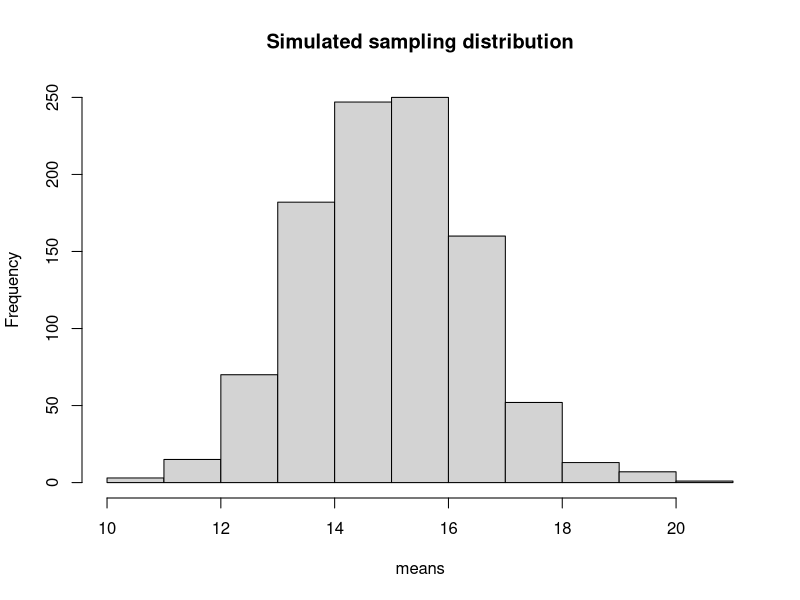
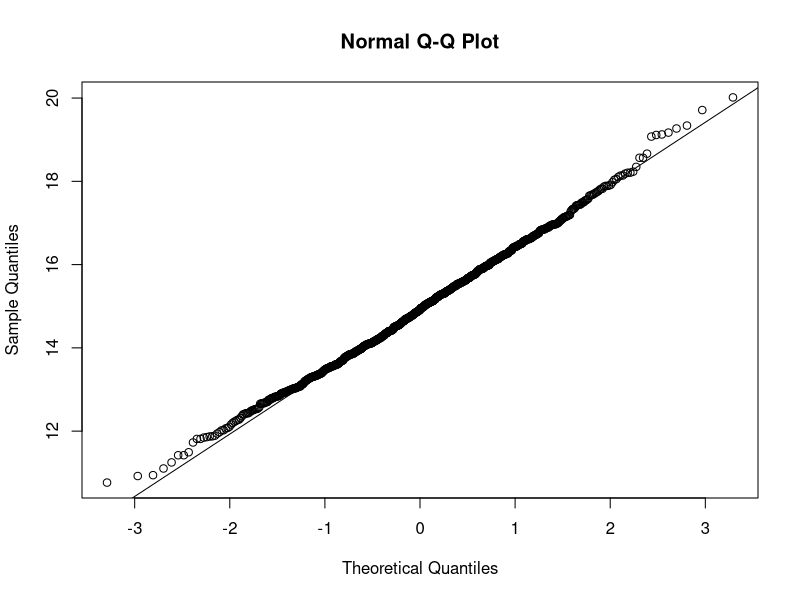
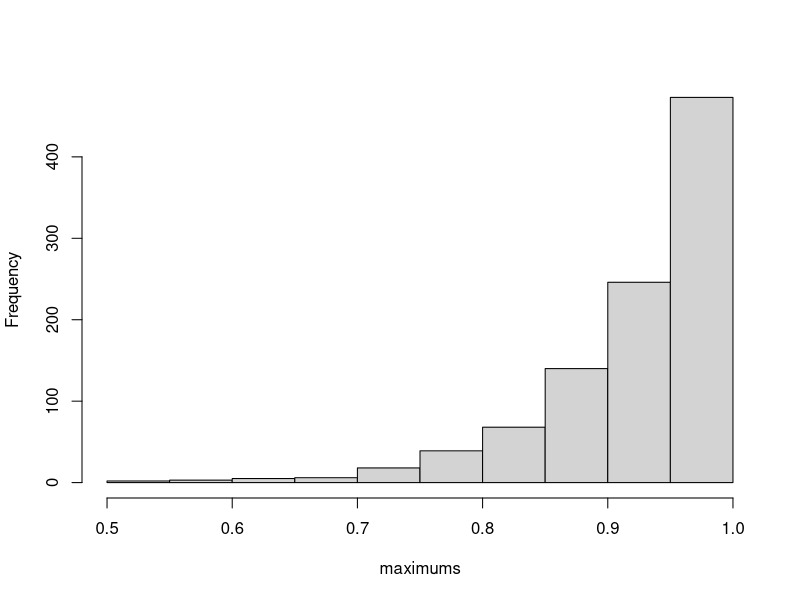
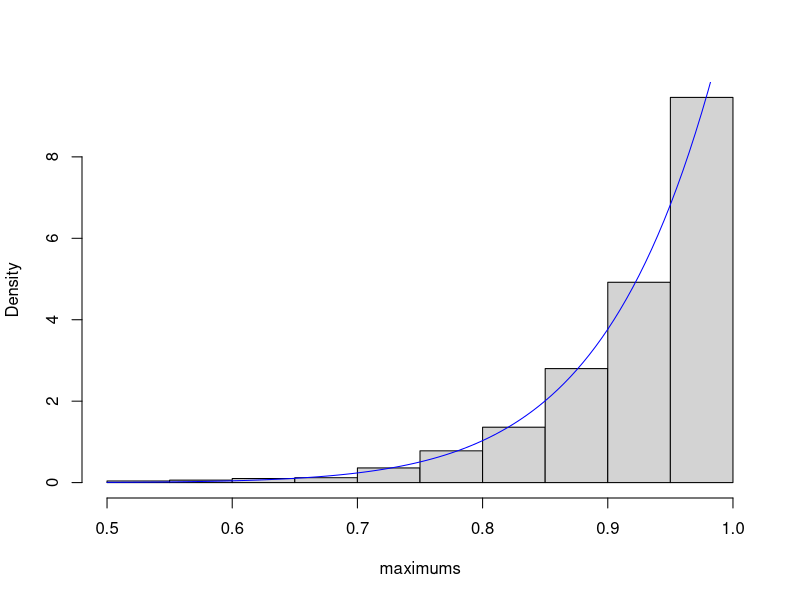
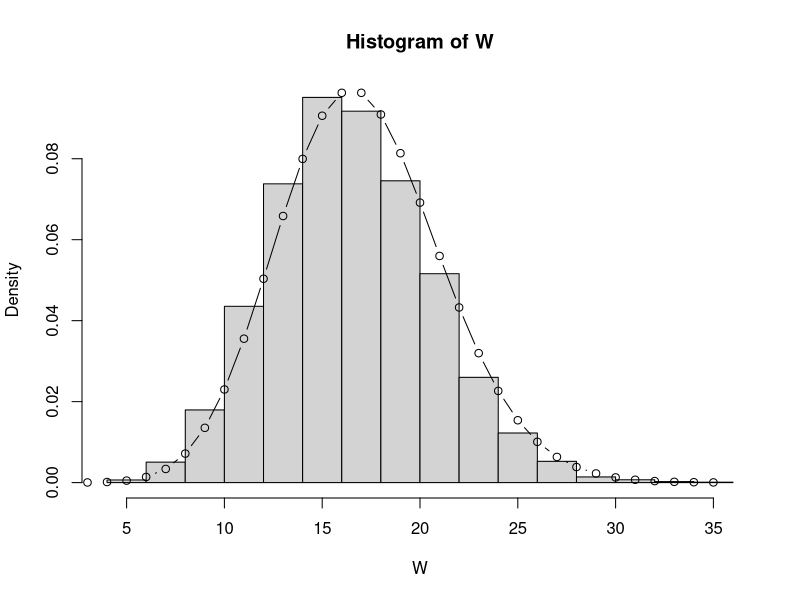
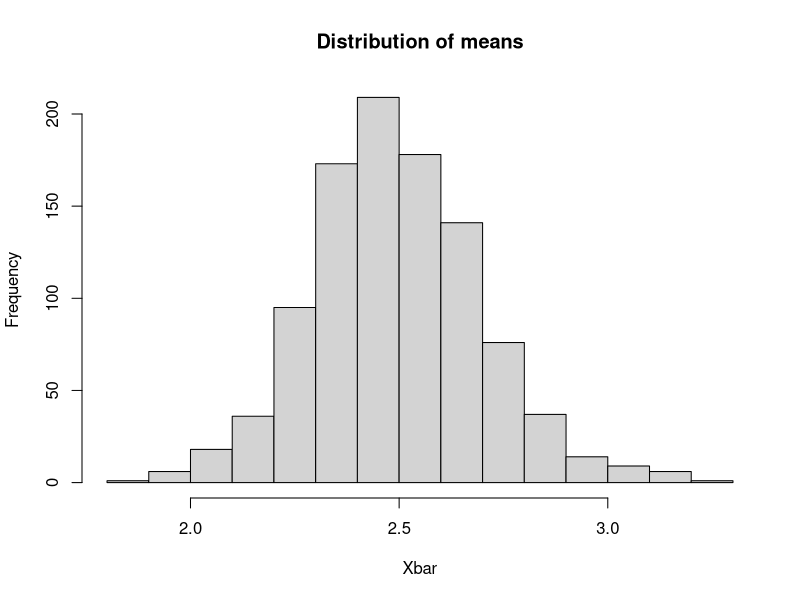
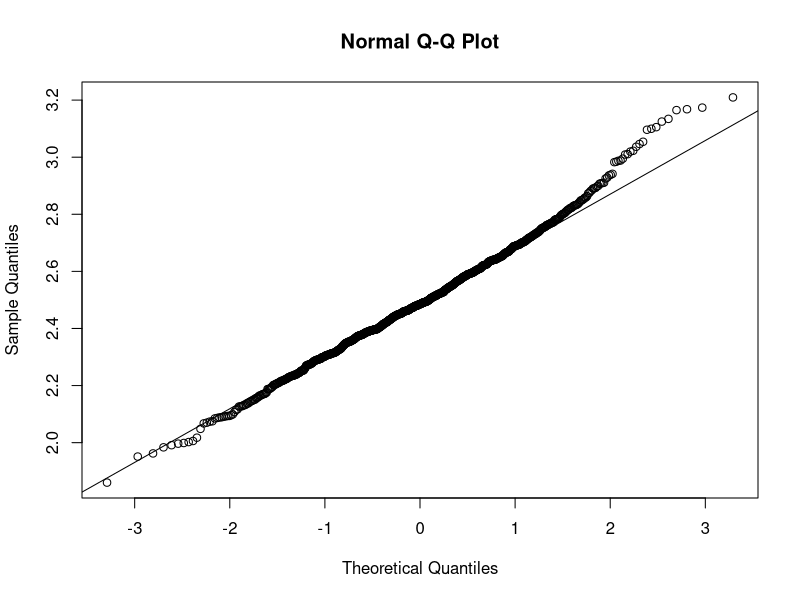

These figures' R source, in order:
## ---- chunk 1
knitr::opts_chunk$set(echo = TRUE, out.width="50%")
## ---- chunk 2
Xbar <- numeric(1000)
#set.seed(300)
for (i in 1:1000)
{
  x <- rexp(100, rate = 1/15)
  Xbar[i] <- mean(x)
}

hist(Xbar, main="Simulated sampling distribution", xlab="means")

qqnorm(Xbar)
qqline(Xbar)

mean(Xbar)
sd(Xbar)
## ---- chunk 3
maxY <- numeric(1000)
#set.seed(100)
for (i in 1:1000)
 {
   y <- runif(12)        #draw random sample of size 12
   maxY[i] <- max(y)     #find max, save in position i
 }

hist(maxY, main = "", xlab = "maximums")
## ---- chunk 4
hist(maxY, main = "", xlab = "maximums", prob = TRUE)
curve(12*x^{11}, col = "blue", add = TRUE)
## ---- chunk 5
X <- rpois(10^4, 5)   #Draw 10^4 values from Pois(5)
Y <- rpois(10^4, 12)   #Draw 10^4 values from Pois(12)
W <- X + Y

hist(W, prob = TRUE)  #prob = TRUE, scales hist to 1
lines(2:35, dpois(2:35, 17), type = "b") #overlay pmf for Pois(17)

mean(W)
var(W)
## ---- chunk 6
#set.seed(10)
Xbar <- numeric(1000)
for (i in 1:1000)
  {
    x <- rgamma(30, shape = 5, rate = 2)
    Xbar[i] <- mean(x)
  }

hist(Xbar, main = "Distribution of means")

qqnorm(Xbar)
qqline(Xbar)

mean(Xbar)
sd(Xbar)
sum(Xbar > 3)/1000
#alternatively
mean(Xbar > 3)
## ---- chunk 7
dbinom(25, 120, .3)

pbinom(25, 120, .3)
